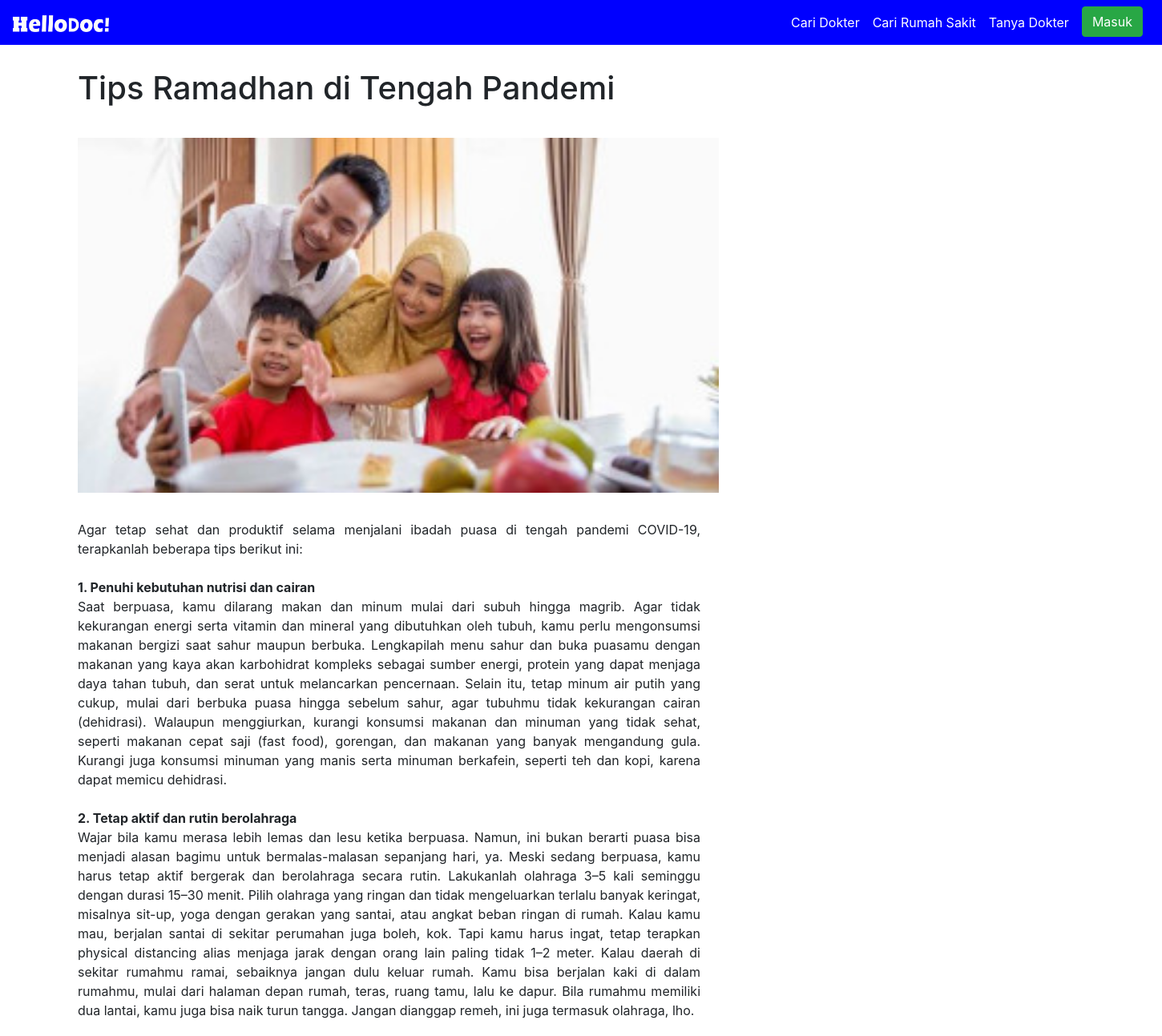
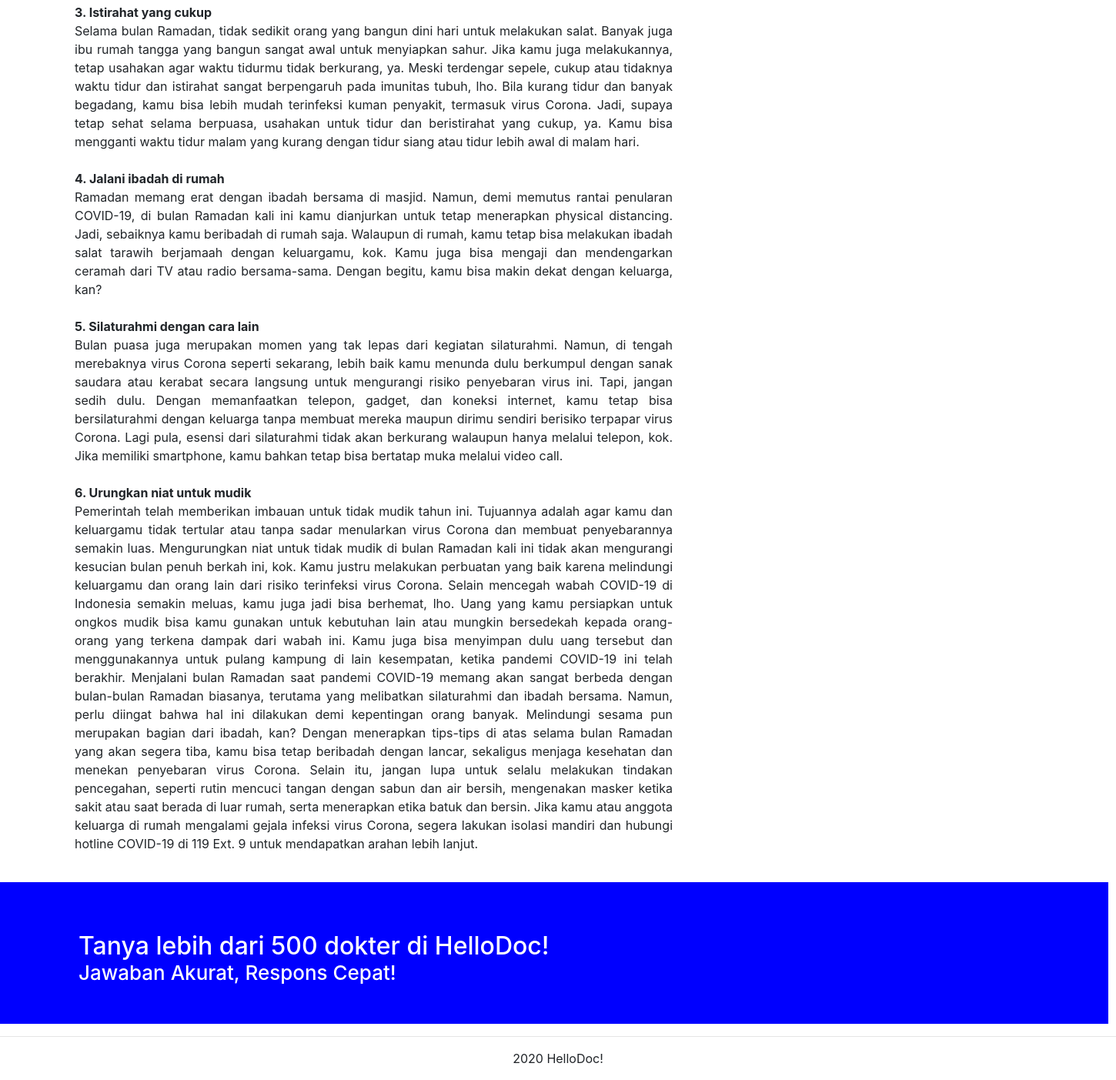
Screenshot of /index.php/TambahArtikel_controller/readArtikel/14 with the database file from the repository (2 pictures, top to bottom).
### tables this page shows
CREATE TABLE `tb_artikel` (
  `id_artikel` int(11) NOT NULL,
  `id_pengguna` int(11) NOT NULL,
  `judul_artikel` varchar(50) NOT NULL,
  `deskripsi` text NOT NULL,
  `foto_artikel` text NOT NULL
);

### application/controllers/TambahArtikel_controller.php (called while the page is built, shortened)
<?php
class TambahArtikel_controller extends CI_Controller {
	function __construct(){
         $this->load->library(array('form_validation'));
         $this->load->helper(array('url','form'));
         $this->load->model('TambahArtikel_model');
    }
	public function readArtikel($id){
		$getData = $this->db->get_where('tb_artikel',['id_artikel' => $id])->row();
		$data = array(
			'judul_artikel' => $getData->judul_artikel,
			'deskripsi' => $getData->deskripsi,
			'foto' => $getData->foto_artikel
		);
		$this->load->view('Read_artikel',$data);
	}
}

### index.php (called while the page is built, shortened)
<?php
require_once BASEPATH.'core/CodeIgniter.php';

### application/views/Read_artikel.php (the view, shortened to what this page needs)
<div class="container" style="margin-top: 86px; margin-left: 82px;">
	<h1 style="width: 860px;"><?= $judul_artikel?></h1>
	<img src="<?= base_url('assets/').$foto?>" style="margin-top: 30px; width: 800px;">
	<div style="width: 70%; margin-top: 34px; margin-bottom: 38px;"><?= $deskripsi?></div>
</div>
<hr>
<div class="footer-copyright" style="text-align: center;">
  <p>2020 HelloDoc!</p>
</div>

### rows the page displays
tb_artikel: judul_artikel "Tips Ramadhan di Tengah Pandemi", foto_artikel (picture), deskripsi "Agar tetap sehat dan produktif selama menjalani ibadah puasa di tengah pandemi COVID-19, terapkanlah beberapa tips berikut ini: 1. Penuhi kebutuhan nutrisi dan cairan Saat berpuasa, kamu dilarang makan dan minum mulai dari subuh hingga magrib. Agar tidak kekurangan energi serta vitamin dan mineral yang dibutuhkan oleh tubuh, kamu perlu mengonsumsi makanan bergizi saat sahur maupun berbuka. Lengkapilah menu sahur dan buka puasamu dengan makanan yang kaya akan karbohidrat kompleks sebagai sumber energi, protein yang dapat menjaga daya tahan tubuh, dan serat untuk melancarkan pencernaan. Selain itu, tetap minum air putih yang cukup, mulai dari berbuka puasa hingga sebelum sahur, agar tubuhmu…"
